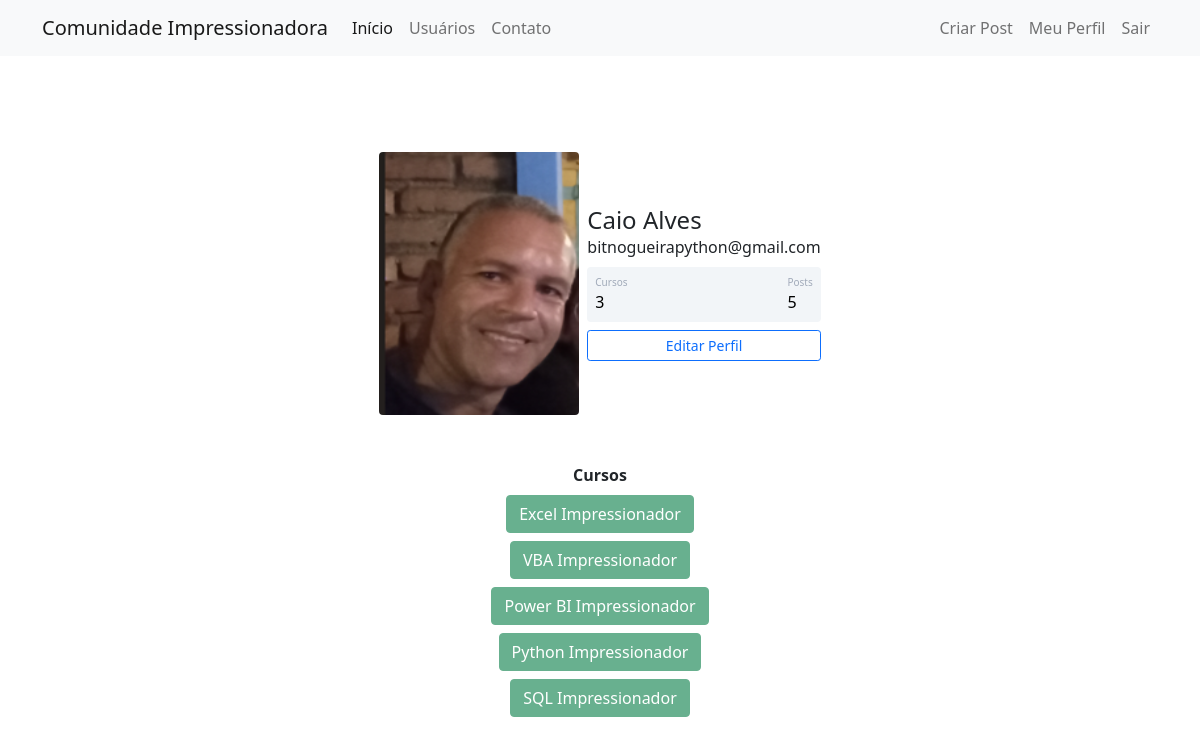
/perfil (signed in), run on the app's committed database.
### comunidadeimpressionadora/models.py (models this page shows)
class Usuario(database.Model, UserMixin): # irá herdar todas as informações do database.Model (inclusive o init)
    id= database.Column ('id', database.Integer, primary_key=True) # o id será um valor único e servirá como chave primária.
    username= database.Column ('username', database.String, nullable=False) #nullable=False-deverá ter um nome preenchido
    email= database.Column ('email', database.String, nullable=False, unique=True) #unique=True-o email não pode repetir
    senha = database.Column ('senha', database.String,nullable=False)
    foto_perfil= database.Column ('foto_perfil', database.String, default='default.jpg')#default='default.jpg'- será um formato fixo de imagem, no caso jpg
    posts= database.relationship('Post', backref='autor', lazy=True)# nome do post(autor), passa todas a informações do autor(lazy=True)
    cursos= database.Column('cursos', database.String, nullable=False, default='Não Informado')# default='Não Informado'-será o valor padrão antes de ser digitado algo
    def contar_posts(self):
        return len(self.posts)

### comunidadeimpressionadora/routes.py (the view)
@app.route('/perfil')
@login_required
def perfil():
    foto_perfil = url_for('static',filename='fotos_perfil/{}'.format(current_user.foto_perfil))
    return render_template('perfil.html', foto_perfil=foto_perfil)

### comunidadeimpressionadora/models.py (called while the page is built)
@login_manager.user_loader
def load_usuario(id_usuario):
    return Usuario.query.get(int(id_usuario)) # como o id_usuario é a chave primaria, pode usar o get direto para

### comunidadeimpressionadora/templates/perfil.html (shortened to what this page needs)
{% extends 'base.html' %}
{% block content %}
<div class="container mt-5 d-flex flex-column align-items-center">
            <div class="d-flex justify-content-center mt-5">
                <div class="d-flex align-items-center">
                    <div class="image pe-2">
                        <img src="{{ foto_perfil }}" class="rounded" width="200" >
                    </div>
                <div class="ml-3 w-100">
                   <h4 class="mb-0 mt-0">{{ current_user.username }}</h4>
                        <span>{{ current_user.email }}</span>
                   <div class="p-2 mt-2 bg-primary d-flex justify-content-between rounded text-white stats">
                        <div class="d-flex flex-column">
                            {% if 'Não Informado' in current_user.cursos %}
                                <span class="articles">Cursos</span>
                                <span class="number1">0</span>
                            {% else %}
                                <span class="articles">Cursos</span>
                                <span class="number1">{{ current_user.contar_posts() }}</span>
                            {% endif %}
                        </div>
                    <div class="d-flex flex-column">
                        <span class="rating">Posts</span>
                        <span class="number3">{{ current_user.cursos.count(';')+1 }}</span>
                    </div>
                   </div>
                   <div class="button mt-2 d-flex flex-row align-items-center">
                        <a class="w-100" href="{{ url_for('perfil_editar') }}">
                            <button class="btn btn-sm btn-outline-primary w-100">Editar Perfil</button>
                        </a>
                   </div>
                </div>
                </div>
            </div>
<div class= "container mt-5 d-flex flex-column align-items-center">
    <div class="col col-4" style="text-align: center;">
        <strong>Cursos</strong><br>
        {% for curso in current_user.cursos.split(';') %}
            <button type="button" class="btn btn-success mt-2"  disabled>{{ curso }}</button>
        {% endfor %}
    </div>
</div>
{% endblock %}

### comunidadeimpressionadora/static/main.css (style rules this page uses)
.stats { background: #f2f5f8 !important; color: #000 !important; }
.articles { font-size:10px; color: #a1aab9; }
.number1 { font-weight:500; }
.rating { font-size:10px; color: #a1aab9; }
.number3 { font-weight:500; }

### data on the page
Usuario: username "Caio Alves", email "bitnogueirapython@gmail.com", cursos "5"

### other printed values
{{ current_user.contar_posts() }} "3"
{{ curso }} "Excel Impressionador" "VBA Impressionador" "Power BI Impressionador" "Python Impressionador" "SQL Impressionador"
